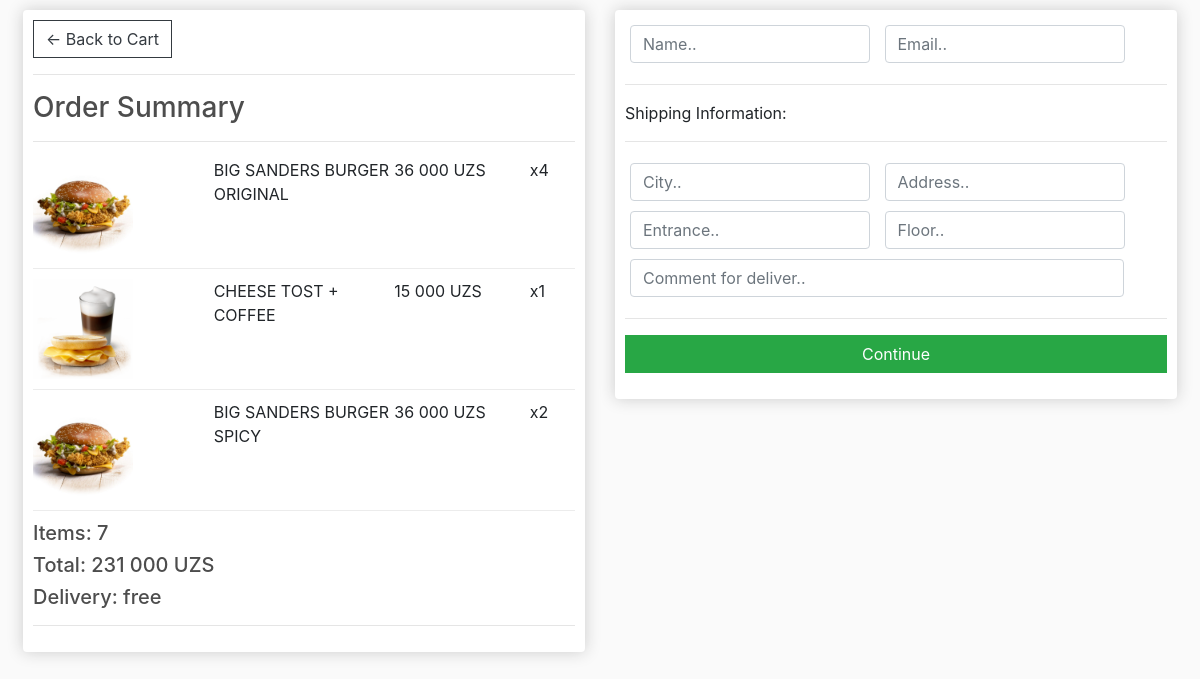
Screenshot of /checkout/ (signed in) with the database file from the repository.
### app/models.py (models this page shows, shortened)
class CartFood(models.Model):
    food = models.ForeignKey(Food, on_delete=models.CASCADE, default='')
    user = models.ForeignKey(User, on_delete=models.CASCADE)
    quantity = models.PositiveIntegerField(default=1)

class Food(models.Model):
    restaurant = models.ForeignKey(Restaurant, on_delete=models.CASCADE)
    name = models.CharField(max_length=30)
    description = models.CharField(max_length=250)
    price = models.IntegerField()
    categories = models.ManyToManyField(Category, blank=True)
    image = models.ImageField(upload_to='images')

### app/views.py (the view)
# urls.py: path('checkout/', views.checkout, name='checkout')
@login_required(login_url='log_in')
def checkout(request):
    cart_items = CartFood.objects.filter(user=request.user)
    total_price = sum([cart_item.quantity * cart_item.food.price for cart_item in cart_items])
    total_items = sum([cart_item.quantity for cart_item in cart_items])
    context = {
        'cart_items': cart_items,
        'total_price': total_price,
        'total_items': total_items
    }
    return render(request, 'app/checkout.html', context)

### app/templates/app/checkout.html (shortened to what this page needs)
<link rel="stylesheet" href="https://stackpath.bootstrapcdn.com/bootstrap/4.4.1/css/bootstrap.min.css">
    <div class="row ml-2 mr-2">
        <div class="col-lg-6">
            <div class="box-element">
                <a  class="btn btn-outline-dark" href="{% url 'cart' %}">&#x2190; Back to Cart</a>
                <hr>
                <h3>Order Summary</h3>
                <hr>
                {% for item in cart_items %}
                    <div class="cart-row">
                        <div style="flex:2"><img class="row-image" src="{{ item.food.image.url }}"></div>
                        <div style="flex:2"><p>{{item.food.name}}</p></div>
                        <div style="flex:1.5"><p>{{item.food.price}} 000 UZS</p></div>
                        <div style="flex:0.5"><p>x{{item.quantity}}</p></div>
                    </div>
                {% endfor %}
                <h5>Items:   {{ total_items}}</h5>
                <h5>Total:   {{total_price}} 000 UZS</h5>
                <h5>Delivery:   free</h5>
                <hr>
            </div>
        </div>
        <div class="col-lg-6">
            <div class="box-element" id="form-wrapper">
                <form action="" id="form">
                    <div id="user-info">
                        <div class="form-field">
							<input required class="form-control" type="text" name="name" placeholder="Name..">
						</div>
						<div class="form-field">
							<input required class="form-control" type="email" name="email" placeholder="Email..">
						</div>
                    </div>
                    <div id="shipping-info">
                        <hr>
						<p>Shipping Information:</p>
						<hr>
                        <div class="form-field">
                            <input class="form-control" type="text" name="city" placeholder="City..">
                        </div>
						<div class="form-field">
							<input class="form-control" type="text" name="address" placeholder="Address..">
						</div>
						<div class="form-field">
							<input class="form-control" type="text" name="address" placeholder="Entrance..">
						</div>
						<div class="form-field">
							<input class="form-control" type="number" name="address" placeholder="Floor..">
						</div>
                        <div class="form-field" style="width: 93%;">
                            <input class="form-control w-100" type="text" name="address" placeholder="Comment for deliver..">
                        </div>
                    </div>
                    <hr>
                    <input id="form-button" class="btn btn-success btn-block" type="submit" value="Continue">
                </form>
            </div>
            <br>
        </div>
    </div>

### app/templates/app/checkout.html (style rules this page uses)
h1,h2,h3,h4,h5,h6 { color:hsl(0, 0%, 30%); }
.box-element { box-shadow:hsl(0, 0%, 80%) 0 0 16px; background-color: #fff; border-radius: 4px; padding: 10px; }
.col-lg-4, .col-lg-6, .col-lg-8, .col-lg-12 { margin-top: 10px; }
.btn { border-radius: 0; }
.row-image { width: 100px; }
.form-field { width:250px; display: inline-block; padding: 5px; }
.cart-row { display: flex; align-items: flex-stretch; padding-bottom: 10px; margin-bottom: 10px; border-bottom: 1px solid #ececec; }

### rows the page displays
CartFood: food.image (picture), food.name "BIG SANDERS BURGER ORIGINAL", food.price "36", quantity "4"
CartFood: food.image (picture), food.name "CHEESE TOST + COFFEE", food.price "15", quantity "1"
CartFood: food.image (picture), food.name "BIG SANDERS BURGER SPICY", food.price "36", quantity "2"

### other values shown
{{ total_items }} "7"
{{ total_price }} "231"
